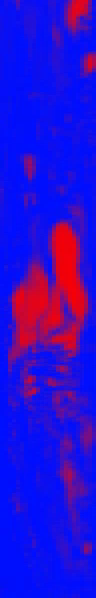
#> input picture dataset/surplus/images/frame_001718 (129).png, 96 x 598 px; its folder holds only this picture in this run
$ jupyter execute --allow-errors cGAN.ipynb   (shell and % lines are left out)
#> lines starting #> are read from the running program, lines starting #| are printed output that depends on the picture
[cell 1]
from google.colab import drive
drive.mount('/content/drive')

[cell 2]
# Cell 1
import os, cv2, glob, numpy as np, tensorflow as tf
from tensorflow.keras import layers, models, Input, Model
import matplotlib.pyplot as plt

# Configurations
IMG_H, IMG_W = 598, 96
CHANNELS = 3
NUM_CLASSES = 7
LATENT_DIM = 100
BATCH_SIZE = 28
EPOCHS = 500

# Local image/label paths
IMAGE_DIR = '/content/images'
LABEL_DIR = '/content/labels'

# Checkpoint path
CHECKPOINT_DIR = '/content/checkpoints'
os.makedirs(CHECKPOINT_DIR, exist_ok=True)

[cell 3]
# Cell 2

[cell 4]
# Cell 3
import re

def clean_stem(name):
    match = re.match(r'^(.*?\(\d+\))', name)
    return match.group(1) if match else name

class_to_paths = {i: [] for i in range(NUM_CLASSES)}
all_image_paths = glob.glob(os.path.join(IMAGE_DIR, '*.png'))

for img_path in all_image_paths:
    stem = os.path.splitext(os.path.basename(img_path))[0]
    cleaned = clean_stem(stem)
    lbl_file = os.path.join(LABEL_DIR, cleaned + '.txt')

    if not os.path.exists(lbl_file): continue
    with open(lbl_file, 'r') as f:
        label_id = int(f.readline().strip().split()[0])
    if label_id in class_to_paths:
        class_to_paths[label_id].append(img_path)

[cell 5]
# Cell 4
# [6 lines left out: function load_image, not called in this run]

def load_pair(img_path, label):
    return load_image(img_path), label

datasets = []
#> (the rest of this cell did not finish here and is left out)

#> (a cell that did not finish here is left out)

#> (a cell that did not finish here is left out)

#> (a cell that did not finish here is left out)

[cell 9]
# Cell 8
# [18 lines left out: function train_step, not called in this run]

[cell 10]
# Cell 9
from tqdm.notebook import tqdm
import time

# Sample grid setup
examples_per_class = 2
total = NUM_CLASSES * examples_per_class
#> (the rest of this cell did not finish here and is left out)

[cell 11]
# Cell 10
import matplotlib.pyplot as plt

plt.figure(figsize=(12, 5))

# Generator Loss
plt.subplot(1, 2, 1)
#> (the rest of this cell did not finish here and is left out)

[cell 12]
# Cell 11
import cv2

# Save to Drive for persistence
synthetic_dir = '/content/drive/MyDrive/GenGAN/synthetic'
os.makedirs(synthetic_dir, exist_ok=True)

# Class name mapping
class_names = ['annular', 'bubbly', 'churn', 'slug',
               'transition_bubbly-slug', 'transition_churn-annular', 'transition_slug-churn']

def generate_synthetic_class(class_id, count=200):
    cname = class_names[class_id]
    img_dir = os.path.join(synthetic_dir, cname, 'images')
    lbl_dir = os.path.join(synthetic_dir, cname, 'labels')
    os.makedirs(img_dir, exist_ok=True)
    os.makedirs(lbl_dir, exist_ok=True)

    batches = count // BATCH_SIZE + int(count % BATCH_SIZE > 0)
    generated = 0

    for _ in range(batches):
        batch_size = min(BATCH_SIZE, count - generated)
        noise = tf.random.normal([batch_size, LATENT_DIM])
        labels = tf.one_hot([class_id] * batch_size, NUM_CLASSES)
        fake_imgs = generator([noise, labels], training=False)
        fake_imgs = ((fake_imgs + 1) * 127.5).numpy().astype(np.uint8)

        for i in range(batch_size):
            idx = generated + i
            img = fake_imgs[i]
            img_path = os.path.join(img_dir, f'{cname}_{idx:04d}.png')
            lbl_path = os.path.join(lbl_dir, f'{cname}_{idx:04d}.txt')

            # Save image
            cv2.imwrite(img_path, cv2.cvtColor(img, cv2.COLOR_RGB2BGR))

            # Write YOLO label (full-frame)
            with open(lbl_path, 'w') as f:
                f.write(f"{class_id} 0.5 0.5 1 1\n")  # Full-frame box

        generated += batch_size
        print(f"{generated}/{count} saved for class: {cname}")

# Generate for all classes
#> (the rest of this cell did not finish here and is left out)

[cell 13]
# Cell 13 – Intra-Class Pixel Variance
import numpy as np

def compute_variance_for_class(class_name):
#> called with class_name = 'annular'
    img_dir = f"/content/drive/MyDrive/GenGAN/synthetic/{class_name}/images"
    img_paths = sorted(glob.glob(f"{img_dir}/*.png"))

    imgs = []
    for p in img_paths:
        img = cv2.imread(p)
#> img is the input picture: shape (598, 96, 3); mean B, G, R 211.9, 14.2, 41
        img = cv2.cvtColor(img, cv2.COLOR_BGR2RGB)
        imgs.append(img.astype(np.float32))

    imgs = np.stack(imgs)  # shape: (200, H, W, 3)
    variance = np.var(imgs, axis=0)  # per-pixel variance
#> variance: shape (598, 96, 3) float32; every value is 0
    return np.mean(variance)  # single value for the class

for cname in class_names:
    v = compute_variance_for_class(cname)
#> v = 0
    print(f"Variance for {cname}: {v:.2f}")
#| Variance for annular: 0.00

[cell 14]
# Cell 14 – UMAP Embedding of Synthetic Samples (Ordered by Flow Progression)
import umap.umap_ as umap
from sklearn.decomposition import PCA
import matplotlib.pyplot as plt

flow_order = ['bubbly',
              'transition_bubbly-slug',
              'slug',
              'transition_slug-churn',
              'churn',
              'transition_churn-annular',
              'annular']
#> flow_order = ['bubbly', 'transition_bubbly-slug', 'slug', 'transition_slug-churn', 'churn', 'transition_churn-annular', 'annular']

def embed_class_images(class_name):
#> called with class_name = 'bubbly'
    img_dir = f"/content/drive/MyDrive/GenGAN/synthetic/{class_name}/images"
    paths = sorted(glob.glob(f"{img_dir}/*.png"))
    feats = []
    for p in paths:
        img = cv2.imread(p)
        img = cv2.resize(img, (96, 96))  # reduce dimensionality
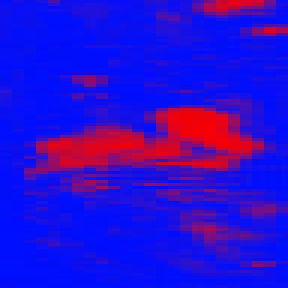
#> img: shape (96, 96, 3) (shown 3 times larger); mean B, G, R 211.8, 14.1, 40.9
        img = cv2.cvtColor(img, cv2.COLOR_BGR2RGB)
        feats.append(img.flatten())
    return np.array(feats)

all_feats = []
all_labels = []
for cname in flow_order:
    feats = embed_class_images(cname)
    all_feats.append(feats)
    all_labels.extend([cname] * feats.shape[0])
all_feats = np.vstack(all_feats)

# Apply PCA + UMAP
#> (the rest of this cell did not finish here and is left out)

[cell 15]
# Cell 15 – Inter-Class Similarity Heatmap
from sklearn.metrics.pairwise import cosine_similarity
import seaborn as sns

def get_class_centroid(class_name):
    img_dir = f"/content/drive/MyDrive/GenGAN/synthetic/{class_name}/images"
    paths = sorted(glob.glob(f"{img_dir}/*.png"))
    vectors = []
    for p in paths:
        img = cv2.imread(p)
        img = cv2.resize(img, (96, 96))
        img = cv2.cvtColor(img, cv2.COLOR_BGR2RGB)
        vectors.append(img.flatten())
    return np.mean(vectors, axis=0)

centroids = [get_class_centroid(cname) for cname in flow_order]
#> centroids = 7 items
similarities = cosine_similarity(centroids)

plt.figure(figsize=(10, 8))
sns.heatmap(similarities, xticklabels=flow_order, yticklabels=flow_order, cmap='viridis', annot=True, fmt=".2f")
plt.title("Inter-Class Cosine Similarity Heatmap", fontsize=14)
plt.show()
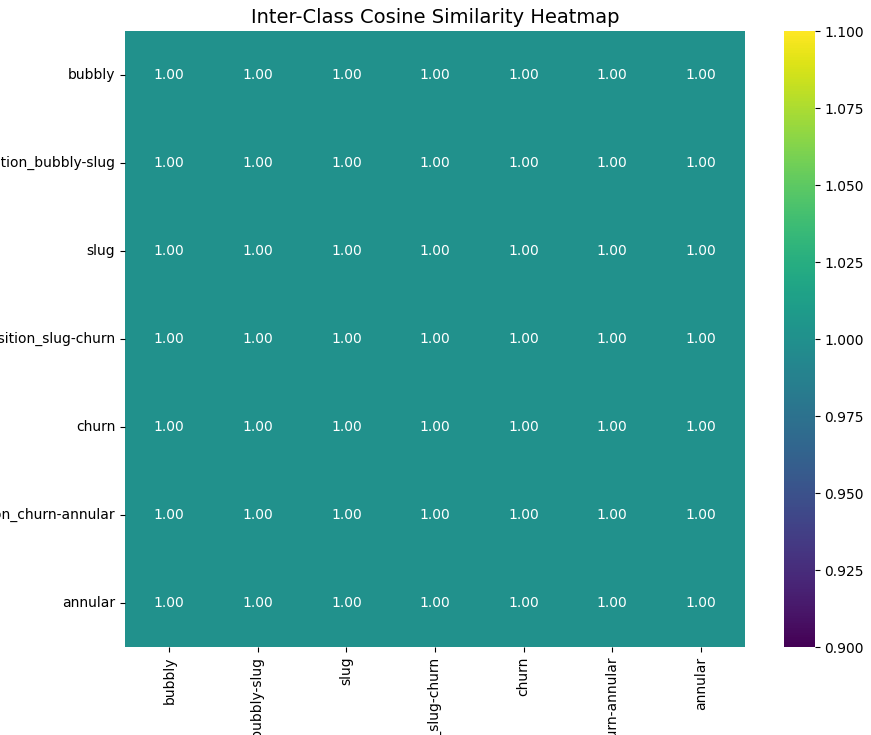
#> figure drawn by matplotlib, 2 panels
